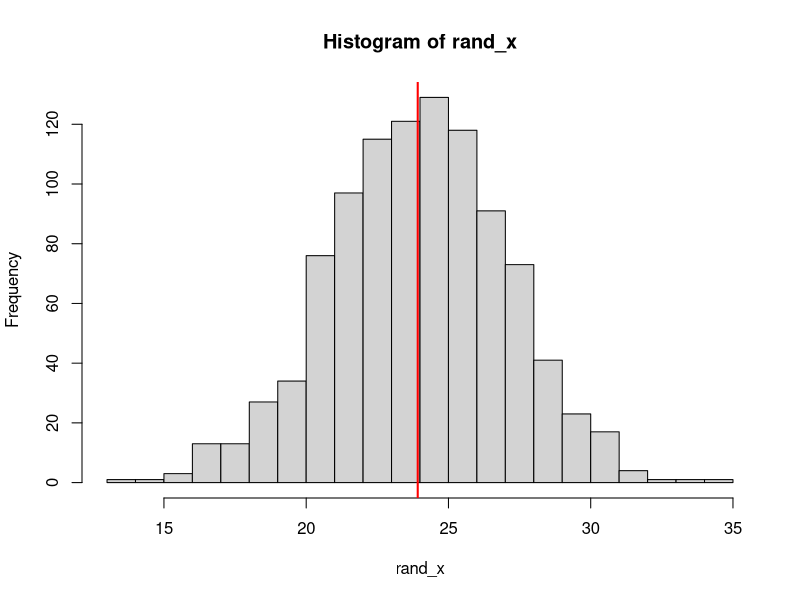
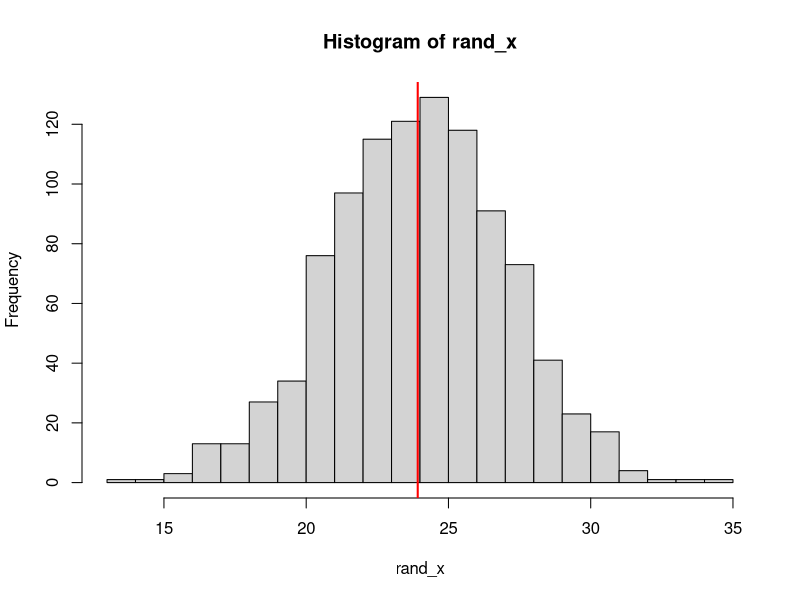
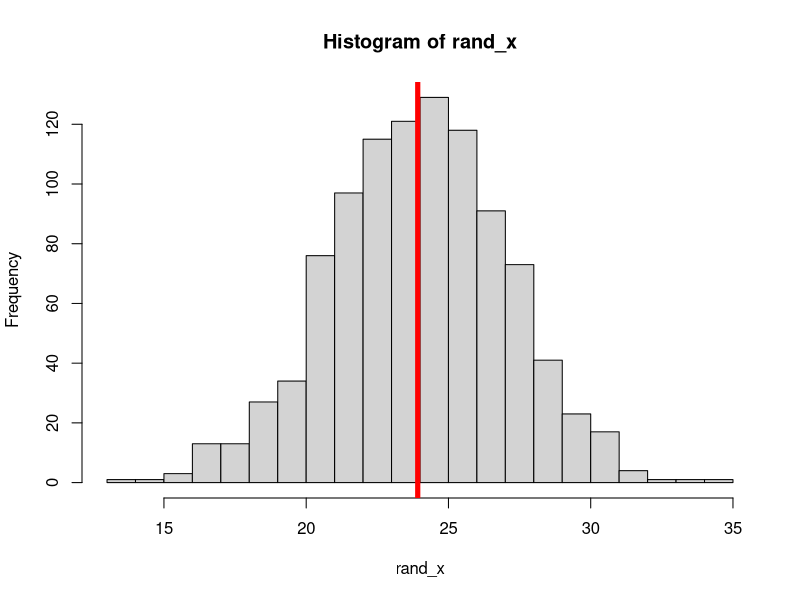

These charts were generated, in order, by the following R code:
## PlotRandom.R
## Directory: "/Users/mitechloaner/Desktop/STA 308/RandomFunk_STA308_Day19"
## Date: 06 October 2021
##
## Purpose:
##    A function that will generate a random sample
##     of Normal values, plot a histogram with an 
##     overlaid mean on the plot.
##
## Inputs:
##     numpts = the number of points to generate
##     mu = the theoretical mean of the Normal distribution
##     sigma = the standard deviation of the Normal distribution
##     numbins = the number of bins for the histogram
##     meanColor = the color for the overlaid mean
##     seed = a random number generator seed, to ensure
##     linewidth = width of the mean vertical line
##            reproducibility
## Outputs: A list with the following elements
##     Random_values = a vector with the generated random 
##                     values
##     Mean_x = the sample mean of Random_values
##     SD_x = the sample standard deviation of Random_values

plotRandomNormals <- function(numpts=1000, numbins=15, mu=24, sigma=3,
                              meanColor="red", seed=8675309,
                              linewidth = 2) {
  set.seed(seed)
  rand_x <- rnorm(numpts, mean=mu, sd=sigma)
  mean_x <- mean(rand_x)
  hist(rand_x, breaks=numbins)
  abline(v=mean_x, col=meanColor, lwd=linewidth)
  list(Random_values = rand_x,
       Mean_x = mean_x,
       SD_x = sd(rand_x) )
}

## Test the function

plotRandomNormals()  ## creates plot using all defaults 
plotRandomNormals()

plotRandomNormals(linewidth = 5)



